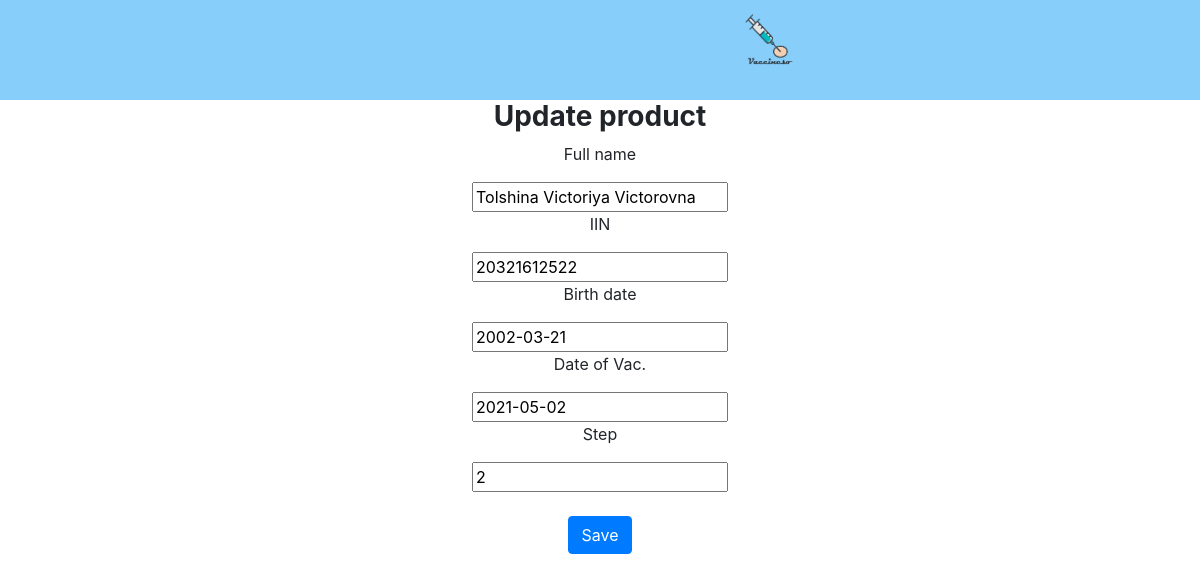
Screenshot of /pageUpdate.php?id=12 with the database file from the repository.
### tables this page shows
CREATE TABLE `workers` (
  `id` int(11) NOT NULL,
  `Full name` varchar(255) DEFAULT NULL,
  `IIN` bigint(200) DEFAULT NULL,
  `Birth date` varchar(100) DEFAULT NULL,
  `Date of Vac.` varchar(100) DEFAULT NULL,
  `Step of Vac.` int(5) DEFAULT NULL
);

### pageUpdate.php (the view, shortened to what this page needs)
<?php
    $pacient_id = $_GET['id'];
    $pacients = mysqli_query($connect,"SELECT * FROM `workers` WHERE `id` = '$pacient_id'");
    $pacient = mysqli_fetch_assoc($pacients);
?>
<!DOCTYPE html>
<html lang="en">
<head>
    <link rel="stylesheet" href="https://maxcdn.bootstrapcdn.com/bootstrap/4.0.0/css/bootstrap.min.css">
    <link rel="stylesheet" href="css/style.css">
</head>
<body>
<header>
    <img src="src/вакцинесо_файнал.png" width="100" height="80">
</header>
<h3><b>Update product</b></h3>
<form role="form" action="vendor/update.php" method="post">
    <p>Full name</p>
    <input type="text" name="full_name" value="<?= $pacient['Full name']?>">
    <p>IIN</p>
    <input type="number" name="iin" value="<?= $pacient['IIN']?>"/>
    <p>Birth date</p>
    <input type="text" name="birth" value="<?= $pacient['Birth date']?>">
    <p>Date of Vac.</p>
    <input type="text" name="date" value="<?= $pacient['Date of Vac.']?>">
    <p>Step</p>
    <input type="number" name="step" value="<?= $pacient['Step of Vac.']?>"><br/>
    <br/>
    <button type="submit" class="btn btn-primary">Save</button>
</form>
</body>
</html>

### css/style.css (style rules this page uses)
html { scroll-behavior: smooth; }
h3, form { text-align: center; }
header { display: flex; width: 100%; height: 100px; background-color:#87CEFA; text-align: center; font-family: magneto, sans-serif; font-style: normal; font-weight: 700; }
img { margin-top:0; }

### pageUpdate.php (style rules this page uses)
header { width: 100%; height: 100px; background-color:#87CEFA; }
img { margin-left: 715px; }

### rows the page displays
workers: full_name "Tolshina Victoriya Victorovna", iin "20321612522", birth "2002-03-21", date "2021-05-02", step "2"
